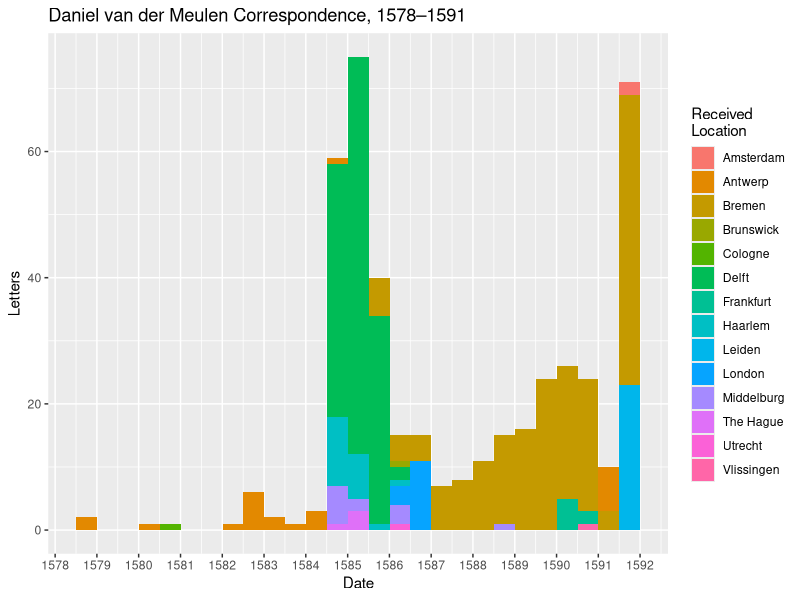
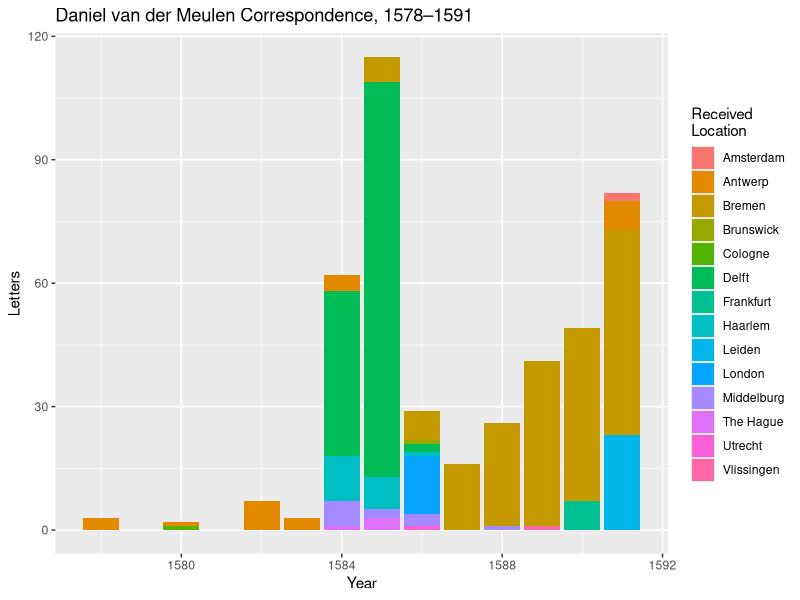

Reproduce these figures in R, in order.
### Histogram and Bar charts by year/date ###

library(tidyverse)

letters <- read_csv("data/dvdm-correspondence-1591.csv")

# Histogram of letters with fill by destination

letters_clean <- filter(letters, destination != "NA")

ggplot(letters_clean) +
  geom_histogram(mapping = aes(x = date, fill = destination), binwidth = 182.5) +
  scale_x_date(date_breaks = "1 year", date_labels = "%Y") +
  labs(title = "Daniel van der Meulen Correspondence, 1578–1591",
       x = "Date", y = "Letters", fill = "Received\nLocation")

ggplot(letters_clean) +
  geom_bar(mapping = aes(x = year, fill = destination)) +
  labs(title = "Daniel van der Meulen Correspondence, 1578–1591",
       x = "Year", y = "Letters", fill = "Received\nLocation")
